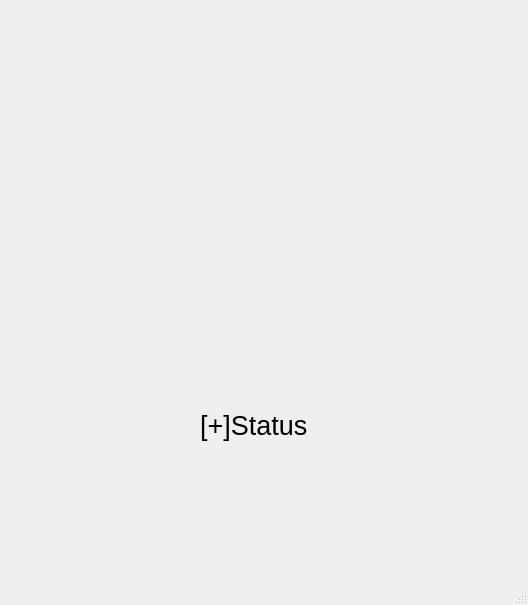
<?xml version="1.0" encoding="UTF-8"?>
<ui version="4.0">
 <class>Login</class>
 <widget class="QMainWindow" name="Login">
  <property name="geometry">
   <rect>
    <x>0</x>
    <y>0</y>
    <width>528</width>
    <height>605</height>
   </rect>
  </property>
  <property name="windowTitle">
   <string>Login</string>
  </property>
  <widget class="QWidget" name="centralwidget">
   <widget class="QLabel" name="LoginStatusLable">
    <property name="geometry">
     <rect>
      <x>200</x>
      <y>380</y>
      <width>121</width>
      <height>91</height>
     </rect>
    </property>
    <property name="font">
     <font>
      <pointsize>20</pointsize>
     </font>
    </property>
    <property name="text">
     <string>[+]Status</string>
    </property>
   </widget>
  </widget>
  <widget class="QMenuBar" name="menubar">
   <property name="geometry">
    <rect>
     <x>0</x>
     <y>0</y>
     <width>528</width>
     <height>21</height>
    </rect>
   </property>
  </widget>
  <widget class="QStatusBar" name="statusbar"/>
 </widget>
 <resources/>
 <connections/>
</ui>
